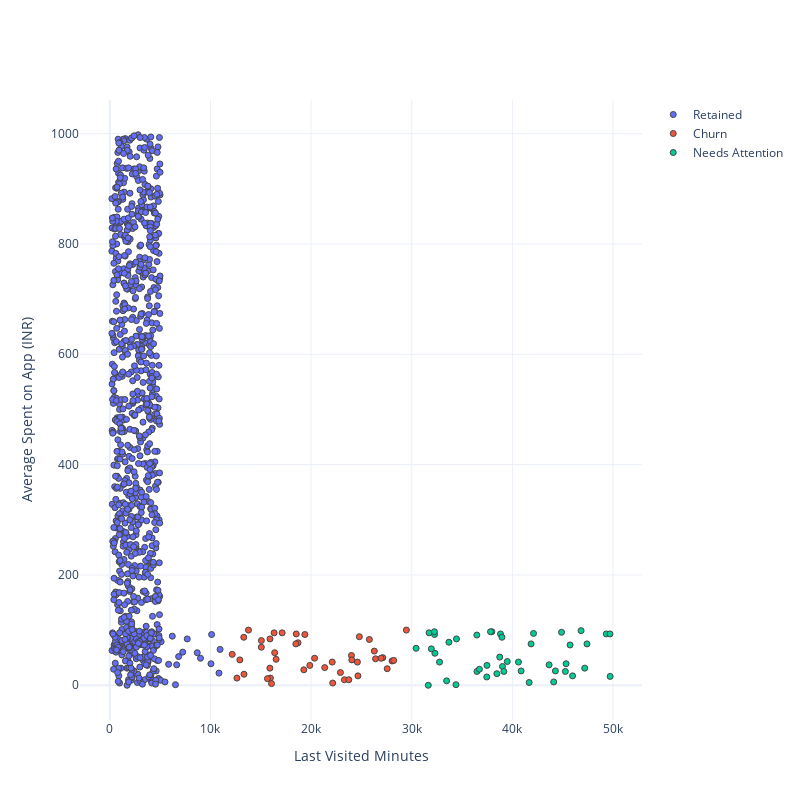

The notebook cell this image was saved under:
### Code cell
PLOT = go.Figure()

for i in list(df["Segments"].unique()):
    PLOT.add_trace(go.Scatter(x=df[df["Segments"] == i]["Last Visited Minutes"],
                                y=df[df["Segments"] == i]["Average Spent on App (INR)"],
                                mode="markers",marker_size=6,marker_line_width=1,
                                name=str(i)))
    
PLOT.update_traces(hovertemplate='Last Visited Minutes: %{x}<br>Average Spent on App (INR): %{y}')

PLOT.update_layout(width=800, height=800,autosize=True,showlegend=True,
                   yaxis_title="Average Spent on App (INR)",
                     xaxis_title="Last Visited Minutes",
                     scene=dict(xaxis=dict(title="Last Visited Minutes",title_font_color="black"),
                                    yaxis=dict(title="Average Spent on App (INR)",title_font_color="black")))

### Figure 1 — Plotly figure (JSON) as saved in the notebook; plotly's stock layout.template omitted (floating-point values rounded to 4 significant figures; data arrays with more than 128 entries replaced by an {"elided": "..."} marker saying what was removed)
{"data": [{"hovertemplate": "Last Visited Minutes: %{x}<br>Average Spent on App (INR): %{y}", "marker": {"line": {"width": 1}, "size": 6}, "mode": "markers", "name": "Retained", "type": "scatter", "x": {"elided": "910 int values"}, "y": {"elided": "910 float values"}}, {"hovertemplate": "Last Visited Minutes: %{x}<br>Average Spent on App (INR): %{y}", "marker": {"line": {"width": 1}, "size": 6}, "mode": "markers", "name": "Churn", "type": "scatter", "x": [24008, 26405, 22915, 13331, 28046, 12629, 25789, 24048, 29465, 19379, 15053, 23311, 24656, 18701, 21352, 17126, 13777, 22099, 16523, 19278, 27125, 15060, 26282, 16381, 15915, 12920, 12163, 20344, 24600, 24796, 18485, 15953, 28208, 19874, 23745, 22148, 18525, 13310, 15662, 27561, 26958, 16067, 16324, 15904], "y": [54.0, 48.0, 23.0, 20.0, 44.0, 13.0, 83.0, 46.0, 100.0, 92.0, 69.0, 10.0, 17.0, 77.0, 32.0, 95.0, 100.0, 42.0, 47.0, 28.0, 50.0, 81.0, 62.0, 59.0, 84.0, 46.0, 56.0, 49.0, 42.0, 88.0, 75.0, 13.0, 45.0, 36.0, 10.0, 4.0, 93.0, 87.0, 12.0, 30.0, 49.0, 3.0, 95.0, 31.0]}, {"hovertemplate": "Last Visited Minutes: %{x}<br>Average Spent on App (INR): %{y}", "marker": {"line": {"width": 1}, "size": 6}, "mode": "markers", "name": "Needs Attention", "type": "scatter", "x": [37959, 49334, 39016, 30435, 40868, 42101, 33465, 41859, 40603, 31724, 43650, 38744, 38821, 49715, 36469, 45339, 47187, 49696, 39153, 37826, 32302, 37453, 47412, 31950, 45979, 38457, 45265, 36478, 46826, 37474, 44275, 44883, 34395, 32265, 38966, 44107, 41664, 31644, 34445, 32253, 36725, 33692, 32762, 45734, 39494], "y": [97.0, 93.0, 34.0, 67.0, 26.0, 94.0, 8.0, 75.0, 42.0, 95.0, 37.0, 51.0, 93.0, 16.0, 91.0, 39.0, 31.0, 93.0, 25.0, 97.0, 58.0, 15.0, 75.0, 66.0, 17.0, 21.0, 25.0, 25.0, 99.0, 36.0, 26.0, 96.0, 1.0, 92.0, 87.0, 6.0, 5.0, 0.0, 84.0, 97.0, 29.0, 78.0, 42.0, 73.0, 43.0]}], "layout": {"autosize": true, "height": 800, "scene": {"xaxis": {"title": {"font": {"color": "black"}, "text": "Last Visited Minutes"}}, "yaxis": {"title": {"font": {"color": "black"}, "text": "Average Spent on App (INR)"}}}, "showlegend": true, "width": 800, "xaxis": {"title": {"text": "Last Visited Minutes"}}, "yaxis": {"title": {"text": "Average Spent on App (INR)"}}}}
